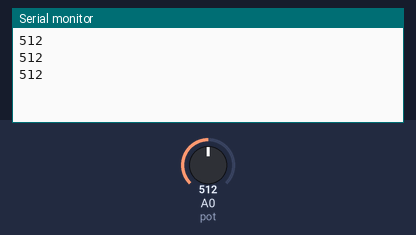
Simulated run of this sketch. Board: Arduino Uno, built with avr-gcc and run on an emulated ATmega328P. Parts: the last lines printed to the serial monitor. The inputs (shaded band) are chosen by the test bench; at power-on: A0 (pot) = 512.

Above: at 1.3 s.
1.4 s: A0 (pot) set to 716
At 1.9 s:
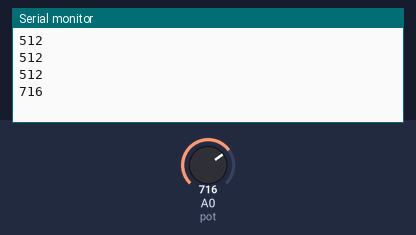
2.9 s: A0 (pot) set to 900
At 3.4 s:
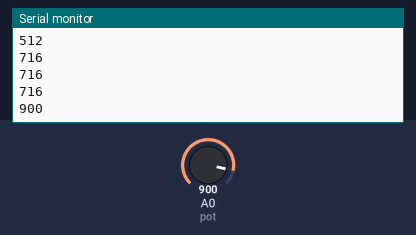
Timing chart, 0 to 5.9 s (numbered marks = the images above; inputs shaded):
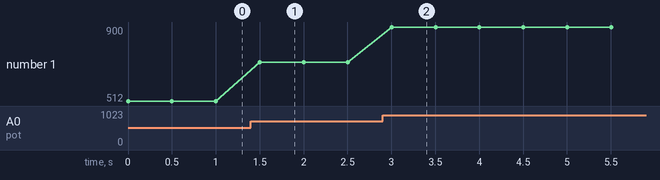

The sketch:

Pot.ino
```cpp
int pot = A0;
void setup(){
Serial.begin(9600);
pinMode(pot, INPUT);

}
void loop(){
int R = analogRead(pot);
Serial.print(R);
Serial.print("\n");
delay(500);
}
```

Measured:
- after the input at 1.4 s, the serial monitor: prints a new line after 0.10 s (image 1)
- after the input at 2.9 s, the serial monitor: prints a new line after 0.10 s (image 2)
- plotted number 1: 512 → 716 after the input at 1.4 s, 716 → 900 after the input at 2.9 s
